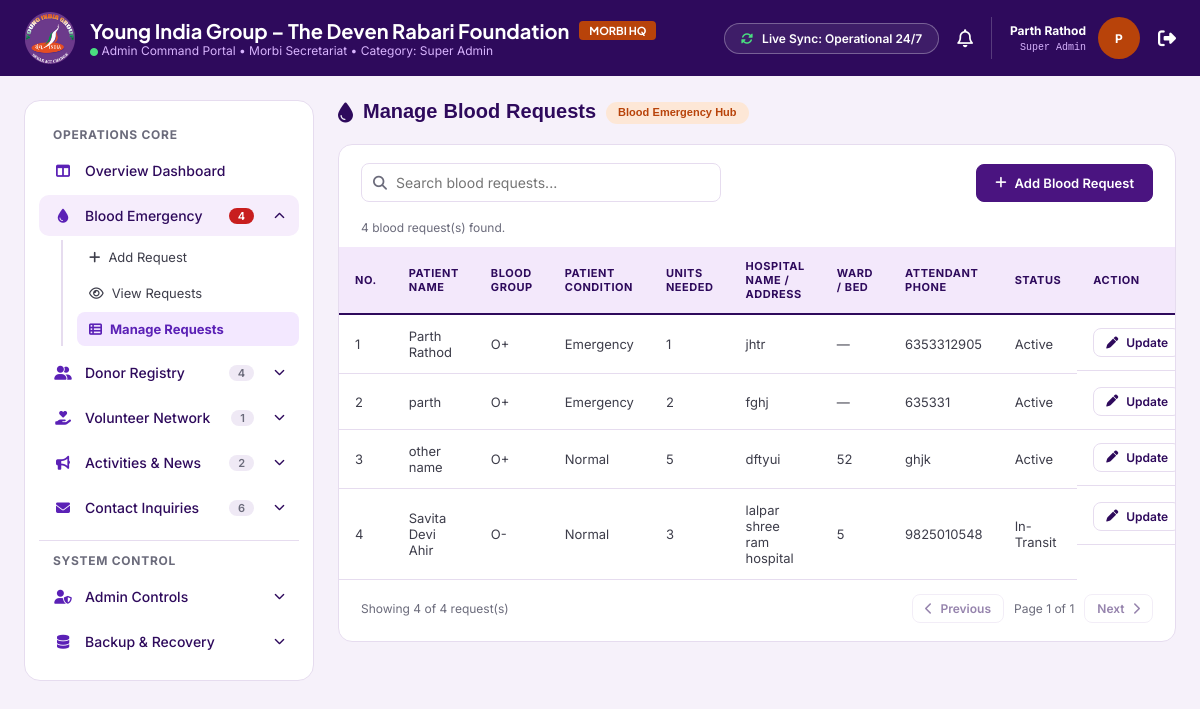
Screenshot of /admin/manage-blood-request.php (signed in) with the database file from the repository.
### tables this page shows
CREATE TABLE `blood_requests` (
  `id` int UNSIGNED NOT NULL,
  `patient` varchar(120) NOT NULL,
  `blood_group` enum('O-','O+','A-','A+','B-','B+','AB-','AB+') NOT NULL,
  `patient_condition` enum('Emergency','Normal') NOT NULL DEFAULT 'Normal',
  `units` tinyint UNSIGNED NOT NULL,
  `hospital_address` varchar(255) NOT NULL,
  `ward` varchar(120) DEFAULT NULL COMMENT 'Ward / Bed',
  `contact` varchar(20) NOT NULL COMMENT 'Attendant phone',
  `runner` varchar(100) DEFAULT NULL COMMENT 'Runner / Coordinator',
  `status` enum('Active','In-Transit','Fulfilled') NOT NULL DEFAULT 'Active',
  `fulfilled_at` datetime DEFAULT NULL,
  `created_by` int UNSIGNED DEFAULT NULL,
  `created_at` timestamp NOT NULL DEFAULT CURRENT_TIMESTAMP,
  `updated_at` timestamp NOT NULL DEFAULT CURRENT_TIMESTAMP ON UPDATE CURRENT_TIMESTAMP
);

### admin/inc/auth.php (called while the page is built, shortened)
<?php
function is_logged_in(): bool
{
    if (!empty($_SESSION['admin'])) {
        return true;
    }
    return login_from_remember_cookie();
}
function current_admin(): ?array
{
    return is_logged_in() ? $_SESSION['admin'] : null;
}

### admin/manage-blood-request.php (the view, shortened to what this page needs)
<?php
require_once __DIR__ . '/inc/auth.php';
$pdo = db();
function escapeOutput($value): string
{
    return htmlspecialchars((string) ($value ?? ''), ENT_QUOTES, 'UTF-8');
}
$requests = [];
$loadError = false;
try {
    $stmt = $pdo->query(
        'SELECT id, patient, blood_group, patient_condition, units,
                hospital_address, ward, contact, runner, status
         FROM blood_requests
         ORDER BY created_at DESC'
    );
    $requests = $stmt->fetchAll(PDO::FETCH_ASSOC);
} catch (PDOException $e) {
    error_log('Could not load blood requests: ' . $e->getMessage());
    $loadError = true;
}
?>
<!DOCTYPE html>
<html lang="en">
<?php include __DIR__ . '/inc/head.php'; ?>
<body>
  <?php include __DIR__ . '/inc/header.php'; ?>
  <div class="adm-shell">
    <?php include __DIR__ . '/inc/sidebar.php'; ?>
    <main class="adm-main">
      <div class="adm-view" id="view">
        <section class="adm-page" id="page-blood-manage">
          <div class="adm-page-head">
            <h2>
              <i class="fa-solid fa-droplet"></i>
              Manage Blood Requests
              <span class="adm-chip">Blood Emergency Hub</span>
            </h2>
          </div>
          <div class="adm-panel">
            <div class="adm-toolbar">
              <label class="adm-search">
                <i class="fa-solid fa-magnifying-glass"></i>
                <input
                  type="search"
                  id="bloodSearch"
                  placeholder="Search blood requests..."
                  aria-label="Search blood requests"
                >
              </label>
              <div class="adm-actions">
                <a class="adm-btn adm-btn--primary" href="add-blood-request.php">
                  <i class="fa-solid fa-plus"></i> Add Blood Request
                </a>
              </div>
            </div>
            <?php if ($loadError): ?>
              <div class="adm-info" role="alert">
                Could not load blood requests. Check the PHP error log for details.
              </div>
            <?php else: ?>
              <div class="adm-info">
                <span id="resultInfo"><?= count($requests) ?> blood request(s) found.</span>
              </div>
              <div class="adm-table-wrap">
                <table class="adm-table">
                  <thead>
                    <tr>
                      <th>No.</th>
                      <th>Patient Name</th>
                      <th>Blood Group</th>
                      <th>Patient Condition</th>
                      <th>Units Needed</th>
                      <th>Hospital Name / Address</th>
                      <th>Ward / Bed</th>
                      <th>Attendant Phone</th>
                      <th>Status</th>
                      <th>Action</th>
                    </tr>
                  </thead>
                    <tbody id="bloodRows">
                      <?php if (!$requests): ?>
                        <tr class="empty-row">
                          <td colspan="10">No blood requests have been added yet.</td>
                        </tr>
                      <?php else: ?>
                        <?php foreach ($requests as $index => $request): ?>
                          <tr class="blood-row">
                            <td><?= $index + 1 ?></td>
                            <td><?= escapeOutput($request['patient']) ?></td>
                            <td><?= escapeOutput($request['blood_group']) ?></td>
                            <td><?= escapeOutput($request['patient_condition']) ?></td>
                            <td><?= escapeOutput($request['units']) ?></td>
                            <td><?= escapeOutput($request['hospital_address']) ?></td>
                            <td><?= escapeOutput($request['ward'] ?: '—') ?></td>
                            <td><?= escapeOutput($request['contact']) ?></td>
                            <td><?= escapeOutput($request['status']) ?></td>
                            <td class="is-actions">
                              <button
                                type="button"
                                class="adm-btn adm-btn--sm edit-button"
                                data-id="<?= escapeOutput($request['id']) ?>"
                                data-patient="<?= escapeOutput($request['patient']) ?>"
                                data-group="<?= escapeOutput($request['blood_group']) ?>"
                                data-condition="<?= escapeOutput($request['patient_condition']) ?>"
                                data-units="<?= escapeOutput($request['units']) ?>"
                                data-hospital-address="<?= escapeOutput($request['hospital_address']) ?>"
                                data-ward="<?= escapeOutput($request['ward']) ?>"
                                data-contact="<?= escapeOutput($request['contact']) ?>"
                                data-runner="<?= escapeOutput($request['runner']) ?>"
                                data-status="<?= escapeOutput($request['status']) ?>"
                              >
                                <i class="fa-solid fa-pen"></i> Update
                              </button>
                            </td>
                          </tr>
                        <?php endforeach; ?>
                      <?php endif; ?>
                    </tbody>
                </table>
              </div>
              <div class="adm-info adm-info--bottom">
                <span id="pageInfo"></span>
                <div class="adm-pager">
                  <button type="button" class="adm-btn adm-btn--sm" id="previousPage">
                    <i class="fa-solid fa-chevron-left"></i> Previous
                  </button>
                  <span id="pageNumber"></span>
                  <button type="button" class="adm-btn adm-btn--sm" id="nextPage">
                    Next <i class="fa-solid fa-chevron-right"></i>
                  </button>
                </div>
              </div>
            <?php endif; ?>
          </div>
        </section>
      </div>
    </main>
  </div>
</body>
</html>

### admin/inc/header.php (shortened to what this page needs)
<?php
require_once __DIR__ . '/auth.php';
$admin = current_admin() ?? [];
$adminName = $admin['name'] ?? 'Admin';
$adminRole = $admin['role'] ?? 'Admin';
?>
<header class="adm-top">
  <div class="adm-top__brand">
    <img src="../assets/logo.png" alt="Young India Group logo">
    <div>
      <h1>
        Young India Group – The Deven Rabari Foundation
        <span class="adm-tag">MORBI HQ</span>
      </h1>
      <small>
        <i class="fa-solid fa-circle" style="color:#4ade80;font-size:8px"></i>
        Admin Command Portal • Morbi Secretariat • Category:
        <?= htmlspecialchars($adminRole, ENT_QUOTES, 'UTF-8') ?>
      </small>
    </div>
  </div>
  <div class="adm-top__right">
    <span class="adm-sync">
      <i class="fa-solid fa-rotate"></i> Live Sync: Operational 24/7
    </span>
    <button
      class="adm-bell"
      id="bellBtn"
      type="button"
      aria-label="Notifications"
    >
      <i class="fa-regular fa-bell"></i>
    </button>
    <div class="adm-user">
      <div>
        <strong><?= htmlspecialchars($adminName, ENT_QUOTES, 'UTF-8') ?></strong>
        <small><?= htmlspecialchars($adminRole, ENT_QUOTES, 'UTF-8') ?></small>
      </div>
      <span class="adm-avatar">
        <?= htmlspecialchars(
            strtoupper(substr((string) $adminName, 0, 1)),
            ENT_QUOTES,
            'UTF-8'
        ) ?>
      </span>
    </div>
    <form id="logoutForm" method="post" action="logout.php">
      <button
        id="logoutBtn"
        type="button"
        class="adm-logout"
        aria-label="Logout"
      >
        <i class="fa-solid fa-right-from-bracket"></i>
      </button>
    </form>
  </div>
</header>

### rows the page displays
blood_requests: patient "Parth Rathod", patient "P", blood_group "O+", patient_condition "Emergency", units "1", hospital_address "jhtr", ward "—", contact "6353312905", status "Active"
blood_requests: patient "parth", blood_group "O+", patient_condition "Emergency", units "2", hospital_address "fghj", ward "—", contact "635331", status "Active"
blood_requests: patient "other name", blood_group "O+", patient_condition "Normal", units "5", hospital_address "dftyui", ward "52", contact "ghjk", status "Active"
blood_requests: patient "Savita Devi Ahir", blood_group "O-", patient_condition "Normal", units "3", hospital_address "lalpar shree ram hospital", ward "5", contact "9825010548", status "In-Transit"

### other values shown
$adminRole "Super Admin"
$sidebarCounts['blood'] "4"
$sidebarCounts['donors'] "4"
$sidebarCounts['volunteers'] "1"
$sidebarCounts['activities'] "2"
$sidebarCounts['inquiries'] "6"
